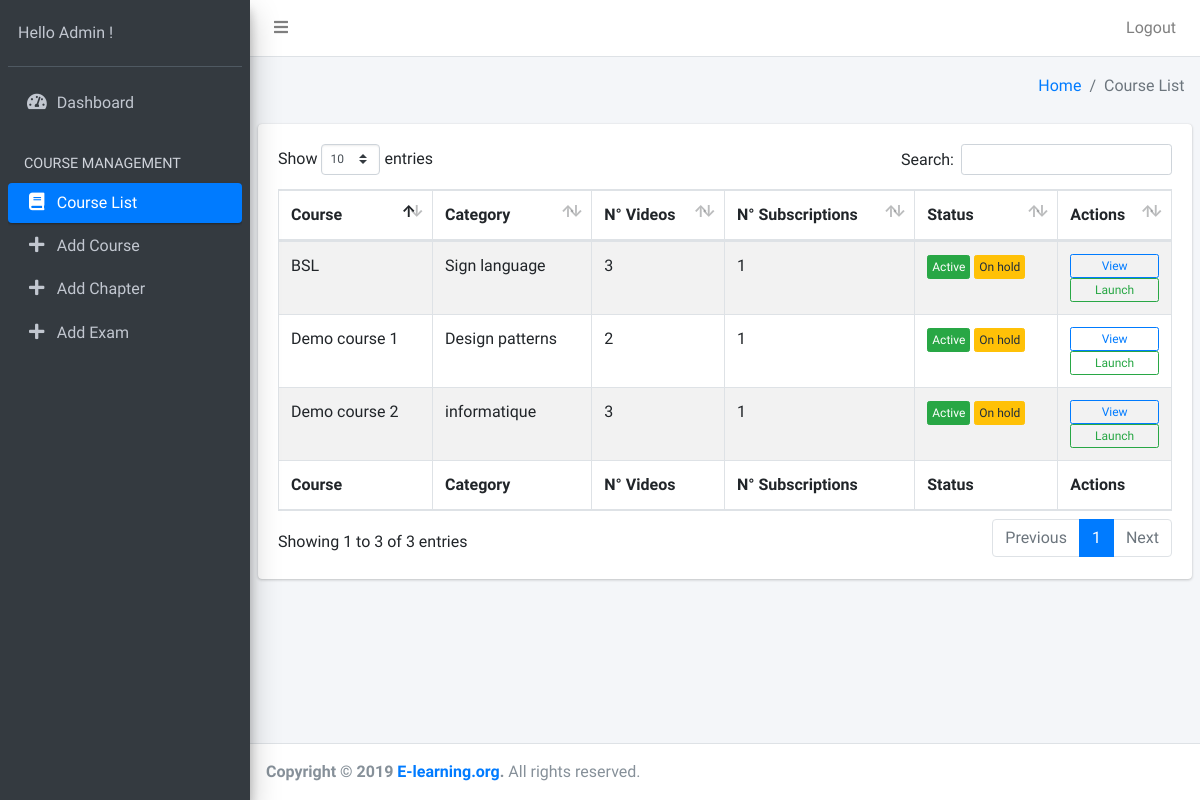
The app's page /Admin/Professor/course_list.php (signed in), older data.
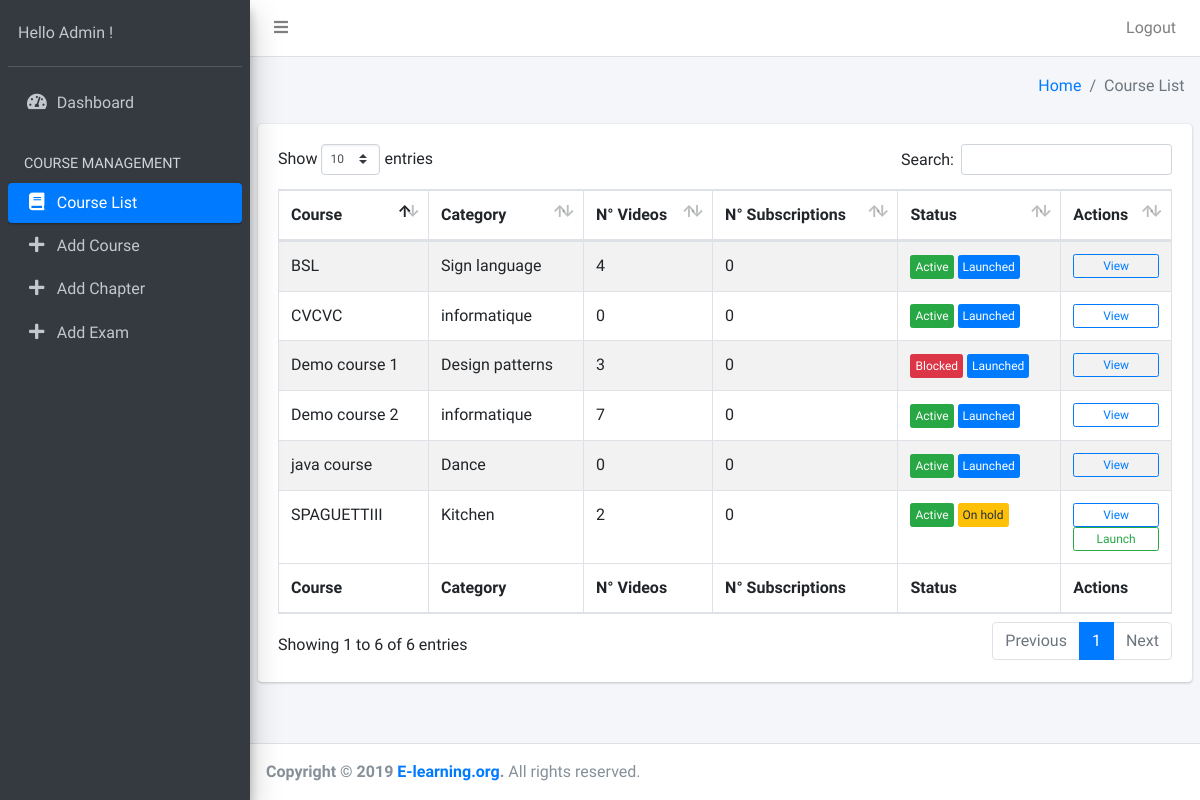
The same page, newer data.
### tables this page shows
CREATE TABLE IF NOT EXISTS `course` (
  `id_course` int(15) NOT NULL AUTO_INCREMENT,
  `name` varchar(60) NOT NULL,
  `description` varchar(50000) NOT NULL,
  `syllabus` mediumtext NOT NULL,
  `id_prof` int(15) NOT NULL,
  `image_course` varchar(100) NOT NULL,
  `id_category` int(11) NOT NULL,
  `active` tinyint(1) NOT NULL DEFAULT '1',
  `lunched` tinyint(1) NOT NULL DEFAULT '0',
  `release_date` date DEFAULT NULL,
  PRIMARY KEY (`id_course`)
);

CREATE TABLE IF NOT EXISTS `category` (
  `id_category` int(11) NOT NULL AUTO_INCREMENT,
  `label_category` varchar(100) NOT NULL,
  `description` varchar(200) DEFAULT NULL,
  `active` tinyint(1) NOT NULL DEFAULT '1',
  PRIMARY KEY (`id_category`)
);

### Admin/Professor/course_list.php (the view, shortened to what the changed rows need)
<?php
    include_once("../../Database/db_connection.php");
    $sql = "SELECT * FROM `course`";
    $result = $conn->query($sql);
?>
<!DOCTYPE html>
<html>
<head>
    <link rel="stylesheet" href="../plugins/fontawesome-free/css/all.min.css">
    <link rel="stylesheet" href="https://code.ionicframework.com/ionicons/2.0.1/css/ionicons.min.css">
    <link rel="stylesheet" href="../plugins/tempusdominus-bootstrap-4/css/tempusdominus-bootstrap-4.min.css">
    <link rel="stylesheet" href="../plugins/sweetalert2-theme-bootstrap-4/bootstrap-4.min.css">
    <link rel="stylesheet" href="../plugins/icheck-bootstrap/icheck-bootstrap.min.css">
    <link rel="stylesheet" href="../plugins/jqvmap/jqvmap.min.css">
    <link rel="stylesheet" href="../plugins/datatables-bs4/css/dataTables.bootstrap4.css">
    <link rel="stylesheet" href="../dist/css/adminlte.min.css">
    <link rel="stylesheet" href="../plugins/overlayScrollbars/css/OverlayScrollbars.min.css">
    <link rel="stylesheet" href="../plugins/daterangepicker/daterangepicker.css">
    <link rel="stylesheet" href="../plugins/summernote/summernote-bs4.css">
</head>
<body class="hold-transition sidebar-mini layout-fixed">
    <div class="wrapper">
        <div class="content-wrapper">
            <section class="content">
                <div class="container-fluid">
                    <div class="card row">
                        <div class="card-body">
                            <div>
                                <table id="example1" class="table table-bordered table-striped">
                                    <thead>
                                        <tr>
                                            <th>Course</th>
                                            <th>Category</th>
                                            <th>N° Videos</th>
                                            <th>N° Subscriptions</th>
                                            <th>Status</th>
                                            <th>Actions</th>
                                        </tr>
                                    </thead>
                                    <tbody>
                                        <?php
                                    while($row = $result->fetch_assoc()):
                                    $id_course = $row["id_course"];
                                    $id_category = $row["id_category"];
                                    $category_sql = "SELECT * FROM `category` WHERE id_category = '$id_category'";
                                    $category_result = mysqli_query($conn, $category_sql);
                                    $category_row = mysqli_fetch_assoc($category_result);
                                    $label_category = $category_row["label_category"];
                                    $name = $row["name"];
                                    $active = $row["active"];
                                    $launched = $row["lunched"];
                                    $video_sql = "SELECT count(*) as count FROM `chapter` WHERE id_course = '$id_course'";
                                    $video_result = mysqli_query($conn, $video_sql);
                                    $video_row = mysqli_fetch_assoc($video_result);
                                    $videos_number = $video_row['count'];
                                    $student_sql = "SELECT count(*) as count FROM `course_student` WHERE id_course = '$id_course'";
                                    $student_result = mysqli_query($conn, $student_sql);
                                    $student_row = mysqli_fetch_assoc($student_result);
                                    $student_number = $student_row['count'];
                                    ?>
                                        <tr>
                                            <td><?php echo $name;?></td>
                                            <td><?php echo $label_category;?></td>
                                            <td><?php echo $videos_number;?></td>
                                            <td><?php echo $student_number;?></td>
                                            <td>
                                                <?php if($active == '1'){?>
                                                <button type="button" class="btn btn-success btn-xs">Active</button>
                                                <?php }else{?>
                                                <button type="button" class="btn btn-danger btn-xs">Blocked</button>
                                                <?php }?>
                                                <?php if($launched == '1'){?>
                                                <button type="button" class="btn btn-primary btn-xs">Launched</button>
                                                <?php }else{?>
                                                <button type="button" class="btn btn-warning btn-xs">On hold</button>
                                                <?php }?>
                                            </td>
                                            <td>
                                                <form method="post" action="course_detail.php">
                                                    <button type="submit" class="btn btn-block btn-outline-primary btn-xs">View</button>
                                                </form>
                                                <?php if($launched == '0'){?>
                                                <form method="post" action="actions/launch_course.php">
                                                    <button type="submit" class="btn btn-block btn-outline-success btn-xs">Launch</button>
                                                </form>
                                                <?php }?>
                                            </td>
                                        </tr>
                                        <?php endwhile;?>
                                    </tbody>
                                    <tfoot>
                                        <tr>
                                            <th>Course</th>
                                            <th>Category</th>
                                            <th>N° Videos</th>
                                            <th>N° Subscriptions</th>
                                            <th>Status</th>
                                            <th>Actions</th>
                                        </tr>
                                    </tfoot>
                                </table>
                            </div>
                        </div>
                    </div>
                </div>
            </section>
        </div>
    </div>
</body>
</html>

Row changes from the older to the newer data that the page shows:
changed course "BSL": videos_number "3" → "4"; student_number "1" → "0"; lunched "On hold Launch" → "Launched"
changed course "Demo course 1": videos_number "2" → "3"; student_number "1" → "0"; active "Active" → "Blocked"; lunched "On hold Launch" → "Launched"
changed course "Demo course 2": videos_number "3" → "7"; student_number "1" → "0"; lunched "On hold Launch" → "Launched"
added course: name "SPAGUETTIII", id_category.label_category "Kitchen", videos_number "2", student_number "0", active "Active", lunched "On hold"
added course: name "CVCVC", id_category.label_category "informatique", videos_number "0", student_number "0", active "Active", lunched "Launched"
added course: name "java course", id_category.label_category "Dance", videos_number "0", student_number "0", active "Active", lunched "Launched"
Text that changed along with them:
text written by a page script: "Show entries Search: Showing 1 to 3 of 3 entries Previous 1 Next" → "Show entries Search: Showing 1 to 6 of 6 entries Previous 1 Next"
